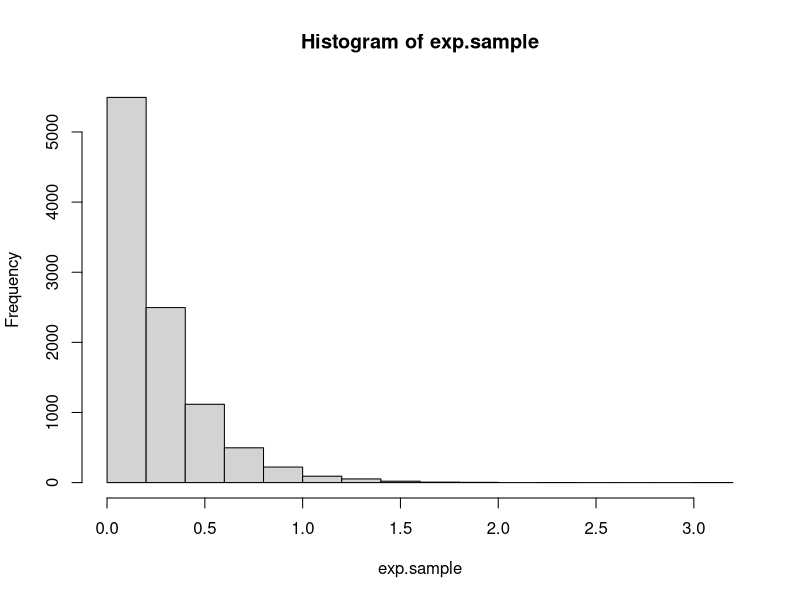
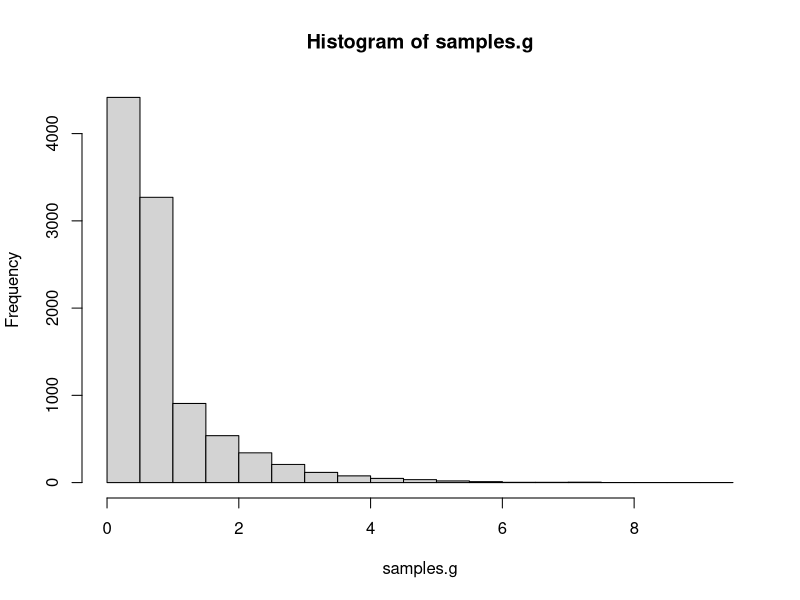
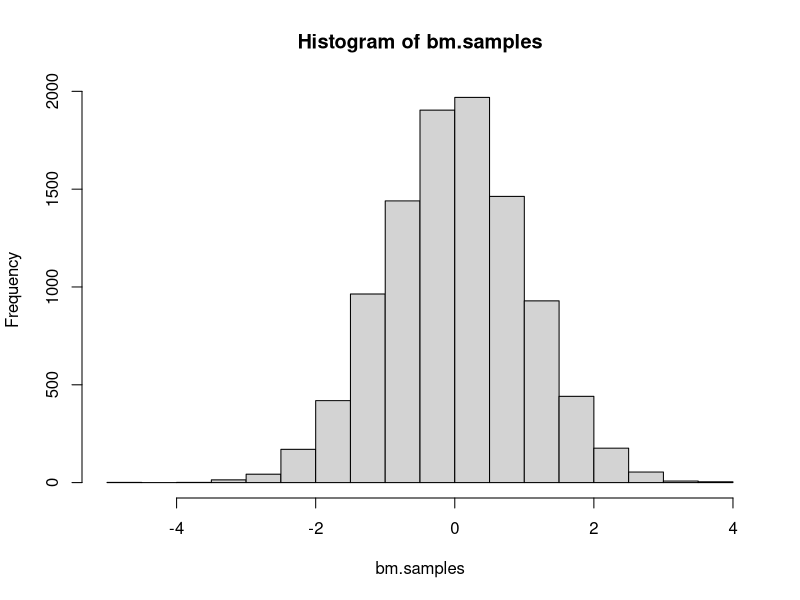
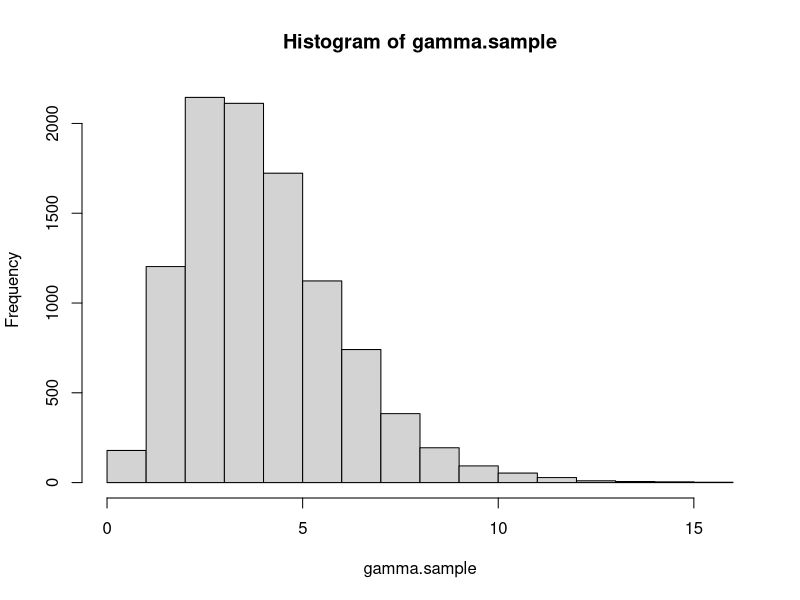
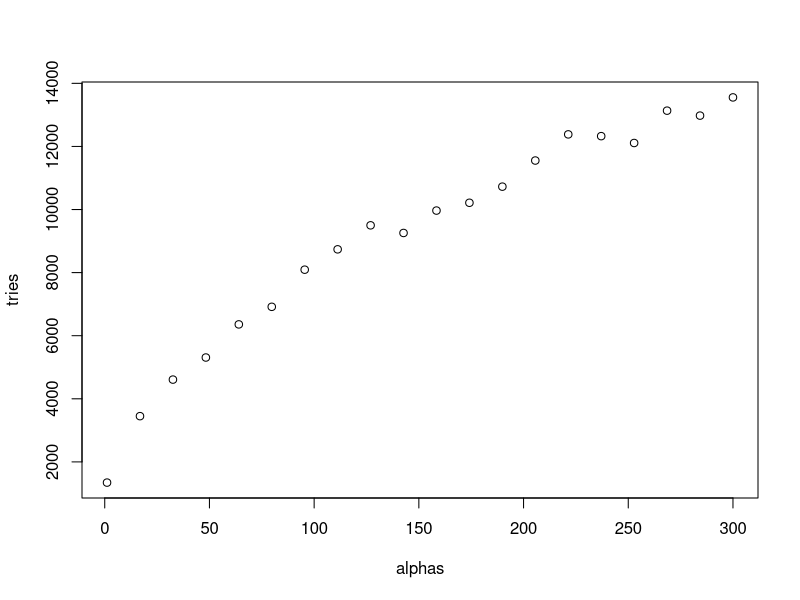
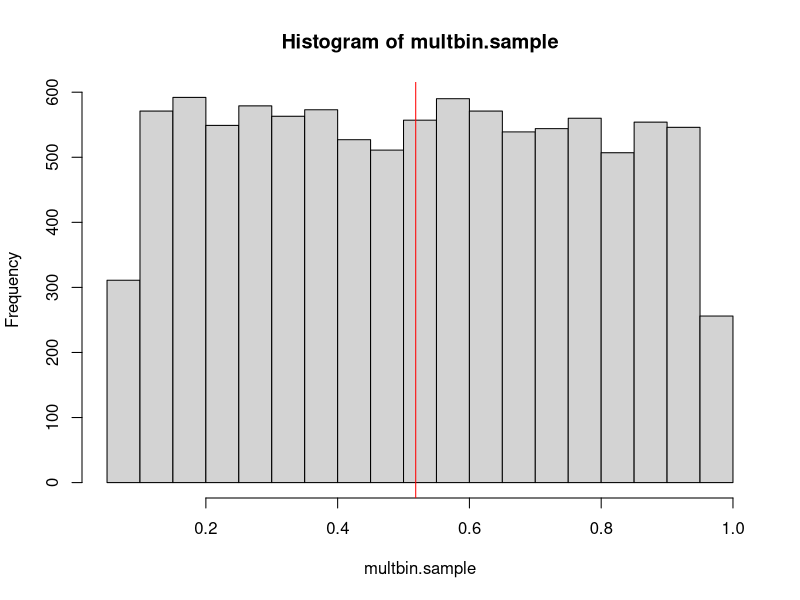
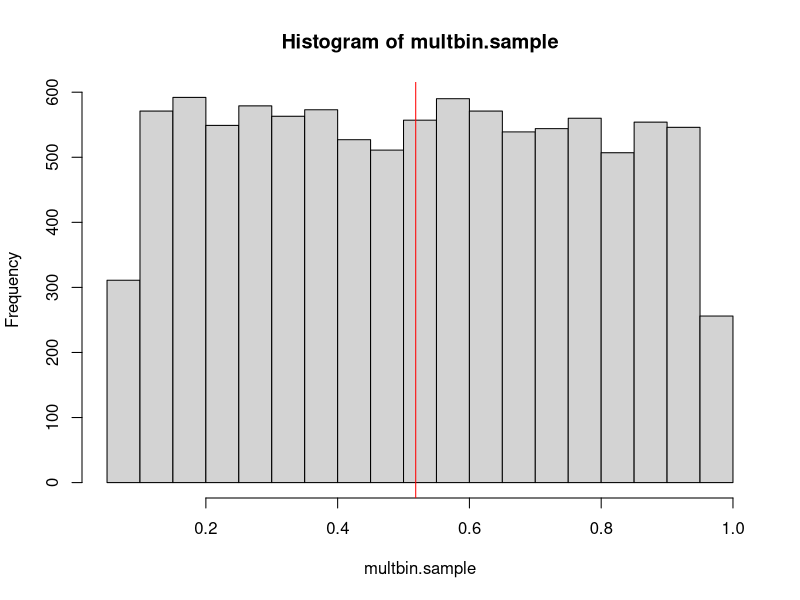

The R source for these figures, in order: (Note: this script raises an error after producing the figures.)
## ---- chunk 1
knitr::opts_chunk$set(echo = TRUE)
## ---- chunk 2
# Function to sample n times from exponential distribution
samples_exp = function(rate, n){
  u = runif(n)          # Sample from unif(0,1) distribution
  x = - log(u) / rate   # Compute values using inverse cdf
  return(x)             # Vector of n samples
}

# Function to print mean and variance
print.mean.var = function(n, m.emp, m.th, v.emp, v.th) {
  cat('Number of samples:', n)
  cat('\n\nEmpirical mean:', m.emp)
  cat('\nTheoretical mean:', m.th)
  cat('\n\nEmpirical variance:', v.emp)
  cat('\nTheoretical variance:', v.th)
}

# Check function
rate = 4                                        # Set rate parameter
n = 10000                                       # Number of samples
exp.sample = samples_exp(rate, n)               # Sample
hist(exp.sample)                                # Histogram of sample

mean.emp.exp = mean(exp.sample)                 # Empirical mean
mean.th.exp = 1 / rate                          # Theoretical mean

var.emp.exp = var(exp.sample)                   # Empirical variance
var.th.exp = 1 / rate^2                         # Theoretical variance

print.mean.var(n, mean.emp.exp, mean.th.exp, var.emp.exp, var.th.exp)  # Print values
## ---- chunk 3
# Function to sample from g using inverse cdf
samples_g = function(alpha, n) {
  c = alpha * exp(1) / (alpha + exp(1))   # Normalizing constant
  u = runif(n)                            # Sample from unif(0,1) distribution
  vec = rep(0, n)                         # Vector to store the generated samples
  for(i in 1:length(u)){
    if(u[i]<= c/alpha) {vec[i] = (alpha * u[i] / c)^(1 / alpha)}  # Use case 1 in inverse cdf to generate sample
    else {vec[i] = -log(1/alpha + exp(-1) - u[i]/c)}              # Use case 2 in inverse cdf to generate sample
  }
  return(vec)
}

# Check function
alpha = 0.8                               # Set parameter
c = alpha * exp(1) / (alpha + exp(1))     # Normalizing constant
n = 10000                                 # Number of samples
samples.g = samples_g(alpha, n)           # Sampling from g
hist(samples.g)                           # Histogram of samples

mean.emp.g = mean(samples.g)                      # Empirical mean
mean.theo.g = c * (1/(alpha+1) + 2*exp(-1))       # Theoretical mean

var.emp.g = var(samples.g)                                  # Empirical variance
var.theo.g = c * (1/(alpha+2) + 5*exp(-1)) - mean.theo.g^2  # Theoretical variance

print.mean.var(n, mean.emp.g, mean.theo.g, var.emp.g, var.theo.g)   # Print values
## ---- chunk 4
# Function to generate n samples from N(0,1) using Box Muller
boxmuller = function(n) {
  # Sample from unif(0,1)
  u1 = runif(n)
  u2 = runif(n)
  # Polar coordinates
  r = sqrt(-2*log(u1))
  theta = 2*pi*u2
  #Cartesian coordinate(s)
  x = r*cos(theta)          # Vector of n independent samples
  #y = r*sin(theta)
  return(x)
}

# Check function
n = 10000                       # Number of samples
bm.samples = boxmuller(n)       # Sampling from N(0,1)
hist(bm.samples)                # Histogram of samples

mean_bm = mean(bm.samples)      # Empirical mean
var_bm = var(bm.samples)        # Empirical variance

print.mean.var(n, mean_bm, 0, var_bm, 1)  # Print values
## ---- chunk 5
# Function to generate a realization from d-variate normal distribution
mult_normal = function(d, mu, sigma) {
  # mu is vector of means, must have length d
  # sigma is covariance matrix, must have dimension dxd
  x = boxmuller(d)    # d N(0,1) distributed variables
  A = t(chol(sigma))  # Cholesky decomposition of covariance matrix (lower triangular)
  y = mu + A %*% x    # d-variate N(mu, sigma)
  return(y)
}


# Check function

# vector of means and covariance matrix
mu = c(1,2)         
sigma = cbind(c(1,0.5),c(0.5,1))

# Estimate mean and empirical variance
n = 10000                     # Number of realizations
mu_est = rep(0,length(mu))    
multnor.sample = matrix(NA, n, length(mu))
for(i in 1:n) {
  multnor = mult_normal(length(mu),mu,sigma)
  mu_est = mu_est + multnor
  multnor.sample[i,] = multnor
  }
mu_est = mu_est / n               # Estimated mean vector

sigma_est = var(multnor.sample)   # Estimated covariance matrix

# Printing
cat('True mean:', mu)
cat('\nEstimated mean:', mu_est)
cat('\n\nTrue covariance matrix:\n')
sigma
cat('\nEstimated covariance matrix:\n')
sigma_est
## ---- chunk 6
# Function to calculate the acceptance probability
accprob = function(x, alpha) {
  if(x<1) {return(exp(-x))}
  else if(x>=1) {return(x^(alpha-1))}
}

# Function to generate n samples from f
gamma_rejsamp = function(n, alpha) {
  vec = rep(0, n)             # Vector for storing the accepted samples
  i = 1
  while(i<=n) {
    x = samples_g(alpha, 1)   # Sample from proposal density
    u = runif(1)              # Sample from unif(0,1)
    a = accprob(x, alpha)     # Calculate acceptance probability
    if(u<=a) {                # Accept x as a sample
      vec[i] = x              # Store x
      i = i + 1
      }
  }
  return(vec)
}

# Check function
alpha = 0.5     # Set parameter
n = 10000       # Number of samples
gamma.sample = gamma_rejsamp(n, alpha)    # Generate samples

mean.emp = mean(gamma.sample)   # Empirical mean
mean.theo = alpha               # Theoretical mean

var.emp = var(gamma.sample)     # Empirical variance
var.theo = alpha                # Theoretical variance

print.mean.var(n, mean.emp, mean.theo, var.emp, var.theo)   # Printing values
## ---- chunk 7
# Function to generate n samples from ln(unif(0,ab))
inv.cdf.sampling = function(n, ab) {
  u = runif(n)    # Sample from unif(0,1)
  x = log(ab*u)   # Using inverse cdf
  return(x)
}

# Function to generate n samples from f
# alpha > 1
samples.f = function(n, alpha) {
  vec = rep(0,n)                        # Vector for storing the samples
  i = 1                                 # Count index in vec
  a = ((alpha-1)/exp(1))^((alpha-1)/2)  # Value of a
  b = ((alpha+1)/exp(1))^((alpha+1)/2)  # Value of b_+
  tries = 0                             # Count number of tries to generate n realizations
  while(i<=n) {
    z1 = inv.cdf.sampling(1,a)          # Sample from ln(unif(0,a))
    z2 = inv.cdf.sampling(1,b)          # Sample from ln(unif(b_-,b_+))
    diff = z2 - z1
    limit = ((alpha-1)*diff - exp(diff)) / 2  # Calculate upper limit for z1 in C_f
    if(z1 <= limit) {                   # Accept the sample
      vec[i] = exp(diff)                # Store ratio of uniforms
      i = i + 1
    }
    tries = tries + 1
  }
  return(c(tries,vec))                  # Return number of tries and vector of samples
}

# Check function
alpha = 4       # Set parameter
n = 10000       # Number of samples
gamma.sample = samples.f(n,alpha)[-1]   # Generate samples
hist(gamma.sample)                      # Histogram of samples

mean.emp = mean(gamma.sample)           # Empirical mean
mean.theo = alpha                       # Theoretical mean

var.emp = var(gamma.sample)             # Empirical variance
var.theo = alpha                        # Theoretical variance

print.mean.var(n, mean.emp, mean.theo, var.emp, var.theo) # Printing values

# Number of tries for different alphas
#alphas = seq(1.1,2000,length.out = 20)
n = 1000                                # Number of samples to generate
alphas = seq(1.1,300,length.out = 20)   # Values for alpha  
tries = rep(0,length(alphas))           # Vector to store number of tries to generate n samples for different alphas
for(i in 1:length(alphas)) {
  s = samples.f(1000,alphas[i])
  tries[i] = s[1]
}
plot(alphas,tries)                      # Plot of alpha vs number of tries
## ---- chunk 8
# Function to generate n samples from gamma distribution
gamma = function(n, alpha, beta) {
  if(alpha<1) {return(gamma_rejsamp(n,alpha) / beta)}       # alpha<1, beta is an inverse scale parameter
  else if(alpha>1) {return(samples.f(n,alpha)[-1] / beta)}  # alpha>1, beta is an inverse scale parameter
  else {return(samples_exp(beta,n))}                        # alpha=1, exponential distribution with rate beta
}

# Test function

# Function to generate samples and print values
test.gam = function(n, alpha, beta) {
  gam.samp = gamma(n, alpha, beta)
  mean.emp = mean(gam.samp)
  mean.theo = alpha / beta
  var.emp = var(gam.samp)
  var.theo = alpha / beta^2
  cat('alpha=',alpha,'\nbeta=',beta,'\n')
  print.mean.var(n, mean.emp, mean.theo, var.emp, var.theo)
  cat('\n\n\n')
}

# Set parameters
n = 10000
alpha = c(0.5, 1, 10)
beta = 2

test.gam(n, alpha[1], beta)
test.gam(n, alpha[2], beta)
test.gam(n, alpha[3], beta)

## ---- chunk 9
#Function for generating one Diriclet distributed variable with parameter alpha:
dirichlet <- function(alphas){
  zs = rep(0,length(alphas))
  for (k in 1:length(alphas)){
    zs[k] <- gamma(1,alphas[k],1)
  }
  return(zs/sum(zs))
}

#Testing
K = 3
alphas <- runif(K,0.1,5.0)
mean.theo <- alphas/sum(alphas)
dirichlet.samples <- rep(0,K)
for (i in 1:30){dirichlet.samples = dirichlet.samples + dirichlet(alphas)}
dirichlet.samples = dirichlet.samples/30
mean.theo
dirichlet.samples

## ---- chunk 10
ln.accprob = function(x) {
  lnc = (15 + sqrt(53809)) / 394
  return(125*log(2+x) + 38*log(1-x) + 34*log(x) - lnc)
}

multbinom = function(n) {
  vec = rep(0,n)
  i = 1
  while(i<=n) {
    theta = runif(1)
    lnu = log(runif(1))
    lna = ln.accprob(theta)
    if(lnu<=lna) {
      vec[i] = theta
      i = i + 1
      }
  }
  return(vec)
}

# Test 
multbin.sample = multbinom(10000)
multbin.mean.MC <- mean(multbin.sample)

hist(multbin.sample)
abline(v = multbin.mean.MC, col="red")

mean(multbin.sample)
var(multbin.sample)
# evt regne ut teoretiske verdier? 
## ---- chunk 11
#Function for integrand to get prior of y
multbin.prior <- function(x){
  return((2+x)^125*(1-x)^38*x^34)
}

#function for integrand to get expectation of theta
multbin.integrand <- function(x){
  c <- integrate(multbin.prior,0,1)                 #gives f(y)
  return((1/(c$value))*x*(2+x)^125*(1-x)^38*x^34)   #gives theta*f(theta|y)
}

multbin.mean.exact <- integrate(multbin.integrand,0,1)  #numerical integral, theta from 0 to 1
multbin.mean.exact

#Histogram of sampled values of theta
hist(multbin.sample)
abline(v = multbin.mean.MC, col="red")        #Monte Carlo integration mean
abline(v = multbin.mean.exact, col="blue")    #Expectation from numerical integration 
